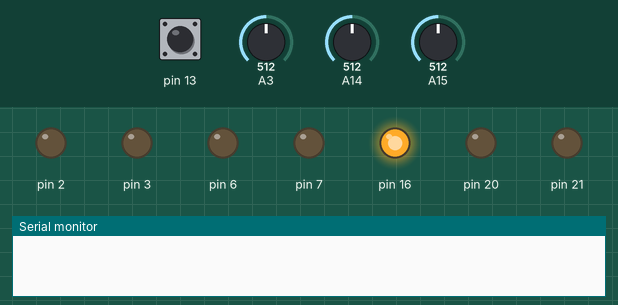
Recording of a sketch running on a simulated Arduino Mega 2560, built with avr-gcc and run on an emulated ATmega2560. Shown: output pins drawn as LEDs (lit = HIGH), the last lines printed to the serial monitor. The test bench sets the inputs (shaded band); at power-on: A14 = 512, pin 13 LOW, A3 = 512, A15 = 512.

Above: at 0.1 s.
At 1.4 s:
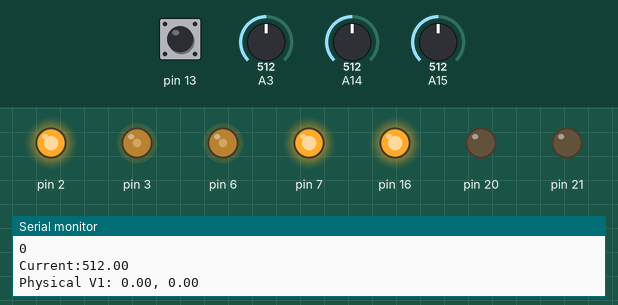
1.5 s: A14 set to 931
4.5 s: A14 set to 966
Timing chart, 0 to 7.5 s (numbered marks = the images above; inputs shaded):
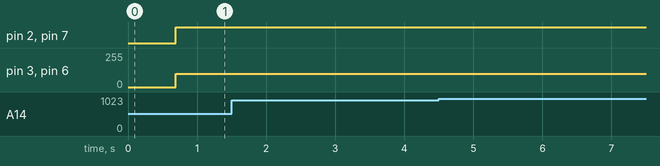

The sketch:

dc_2018.ino
```cpp
#include<math.h>
#include<array>
// For Vive:
#include <avr/io.h>
#include <avr/interrupt.h>
#define Vive1PIN 22 // the signal from the FRONT sensor
#define Vive2PIN 23 // the signal from the BACK sensor
#define DEG_PER_US 0.0216 // equal to (180 deg) / (8333 us)
#define DEG_TO_RADIAN 0.0174533 // pi/180
#define LIGHTHOUSEHEIGHT 3.5 // in feet
#define LIGHTHOUSEANGLE 30 // in degrees


// Center of block leeway
#define GOAL_LEEWAY 2.5 // in virtual coordinates
/*
 * Code is for Design Competition 2018
 * All code and strategy written by
 * Josh Cohen, Wyatt Cook, and The. Daniel Sours (and some from Nick Marchuk)
 */

// Our Enums

enum goalType {
  // Whether or not we are on the square or circle team
  circle,
  square
};

enum blockType {
  // Whether the block is a cube or a cylinder
  cube,
  cylinder
};

enum blockState {
  // This shows our assumed state of the block, in order of
  // least likely to be there to most likely to be there, plus unknown
  // This is going to be mostly on useful in the original stages of the blocks
  moved, // We are confident that we have moved it away physically
  invisible, // We tried to find it but didn't see it where we expected it
  unknown, // We haven't checked that block, also means probably on ellipse, especiallly in start
  seen // We have locked in on a block that we're fairly confident is in that position
};

enum ellipseState {
  // This says whether we are inside or outside of the ellipse
  inside, // We are inside the ellipse
  outside // We are outside the ellipse
};

enum searchState {
  // This is whether or not we are looking for blocks on the ellipse or
  // if we are just driving around scanning randomly
  ellipse, // We are looking for blocks around the ellipse,
  scanning // We are just scanning for blocks
};

enum attackState {
  // This will determine whether our robot is an attack or defense bot
  // For our multibot system
  // for clarification circle team with defense, will be messing with
  // the square team
  scoring, // We are trying to score points
  defending // we are trying to limit the opponent's point total
};

enum drivingState {
  // This will indicate what our robot is currently trying to accomplish
  holdingGoalBlock, // Our robot has our desired block in our possession; MOVE TO GOAL
  holdingEnemyBlock, // Our robot has the enemy's block in our possession; Discard it
  movingTowardsBlock, // We are on our way to a block we detected; stay locked in
  orienting, // We are moving our robot in order to eventually move towards a block; orient
  orientingWithBlock, // This is if we are holding a block and aren't ready to go straight to the goal yet.
  other
};

enum blockEngageState {
  outMoveIn, // Robot is outside, move inside and reapproach
  inMoveOut, // Robot is inside, move outside and reapproach
  moveBlockOrient, // obstacles in way of straightline, move block, reorient, reapproach
  straightApproach, // Robot should find straightline approach TODO(JCohner) call desiredOrientationPointStraight()
};

enum turningSpeed {
  fast,
  slow
};

// Our Structs

struct Point {
  // General Point struct
  double x;
  double y;
  Point(double xPos=0.0, double yPos=0.0):
    x(xPos), y(yPos){}
};

struct LightPoint {
  // Point struct for the "physical" address we are reading from the vive
  double x;
  double y;
  LightPoint(double xPos=0.0, double yPos=0.0):
    x(xPos), y(yPos){}
};

struct RawViveData {
  // A struct that contains both vive Points, and our heading
  LightPoint v1LightPoint;
  LightPoint v2LightPoint;
  double heading;
  RawViveData(LightPoint v1LP = LightPoint(), LightPoint v2LP = LightPoint(),
              double h = 0.0):
                v1LightPoint(v1LP), v2LightPoint(v2LP), heading(h){}
};

struct Circle {
  // Represents Circles on the board
  Point center;
  double radius;
  Circle(Point c=Point(), double r=0.0):center(c),
           radius(r){}
};

struct Square {
  // Represents Squares on the board
  Point center;
  double sideLength;
  Square(Point c=Point(), double s=0.0):center(c),
          sideLength(s){}
};

struct Block {
  // Represents a block on the board
  Point pos; //block's position
  blockType type; // whether it's a cube or cylinder
  blockState state; // Whether we believe it to be still on the ellipse or not
  Block(Point p=Point(), blockType t=cube,blockState s=unknown):
           pos(p), type(t), state(s){}
};

struct Robot {
  // Represents our robot on the board
  Point pos; // our robot's position (center)
  double heading; // the direction our robot is facing.
  // Heading goes from 0 to 360, 0 is facing directly to the right of our orientation,
  // 180 directly to left, 90 directly straight, -90 directly down (this can change)
  goalType team; // which team we are on
  Block desiredBlock; // The block we want (useful for orienting and moving towards block)
  searchState searching; // whether we are still on the ellipse or not
  attackState atk; // whether we are attacking or defending
  drivingState driving; // our driving state (whether we are going to block, etc.)
  blockEngageState approach; //how robot is approaching target block or positioning itself
  ellipseState inOrOut; //whether the robot is in or out of the ellipse
  Point goalPos; // This is mostly relevant for orienting, the goal's position we are going for
  turningSpeed turnSpeed; // Whether we are turning fast or slow
  Robot(Point p = Point(), double h = 0.0, goalType t = circle, Block b = Block(),
        searchState s = ellipse, attackState a = scoring,
        drivingState ds = orienting, Point gp = Point(), turningSpeed ts = fast):
          pos(p), heading(h), team(t), desiredBlock(b), searching(s),
          atk(a), driving(ds), goalPos(gp), turnSpeed(ts){}

};

// Vive struct

typedef struct {
  unsigned long changeTime[11];
  double horzAng;
  double vertAng;
  int useMe;
  int collected;
} viveSensor;


// Our Global Variables
Robot phoenix; // Phoenix is our robot object used throughout
Circle Circles[] = {Circle(Point(8.6, 53.5), 7.5), // Outer
                    Circle(Point(43.6, 29.5), 7.5), // Inner
                    Circle(Point(113.5, 8.0), 7.5) // Outer
};
Circle innerCircle = Circles[1];
Circle outerCircles[] = {Circles[0], Circles[2]};
Square Squares[] = {Square(Point(1.0, 2.0), 5.0), // Outer
                    Square(Point(5.0, -4.0), 5.0), // Inner
                    Square(Point(2.0, 0.0), 5.0) // Outer
};
Square innerSquare = Squares[1];
Square outerSquares[] = {Squares[0], Squares[2]};

// Vive Global Variables
volatile viveSensor V1, V2;
double xPos1, yPos1, xPos2, yPos2;
double xOld1 = 0, yOld1 = 0, xFilt1 = 0, yFilt1 = 0;
double xOld2 = 0, yOld2 = 0, xFilt2 = 0, yFilt2 = 0;


void setup() {
  Serial.begin(9600);
  motorSetup();
  currentSensorSetup();
  lasersSetup();
  viveSetup();
  lastSeenSetup();
  setupTripwire();
  // set up our phoenix robot based on what we have.
  // Normally circle is getTeam()
  phoenix = Robot(Point(), 0.0, circle, Block(), ellipse, getAttackState(), orienting, Point());
}

void loop() {

  // THINGS WE DO REGARDLESS OF STATE
  // First update our robot's position and direction
  setRobotPositionAndDirection(phoenix);
  printDebugging(phoenix);
  Serial.print("Desired angle: ");
  Serial.println(desiredAngle(phoenix, phoenix.desiredBlock.pos));
  //readingBlock(true);
  phoenix.goalPos = Circles[0].center;
  //printThreeCylinders(phoenix);
  turnOnTripwire();
  Serial.println(readTripwire());
  Serial.println(holdingBlock());


  // SWITCH ON STATE
  /*switch(phoenix.driving) {
    case holdingGoalBlock: dropOffBlock(phoenix);
    case holdingEnemyBlock: discardEnemyBlock(phoenix);
    case movingTowardsBlock: moveTowardsBlock(phoenix);
    case orienting: orientRobot(phoenix);
    case orientingWithBlock: orientWithBlock(phoenix);
  }
*/
  //rotateToAngle(phoenix, 0);
  moveMotors(100, 1, 100, 1);
  //driveTowardsPoint(phoenix, innerCircle.center);
  delay(500);

}
```

Block.ino
```cpp
#define BLOCK_TO_GOAL_COEFFICIENT .2
#define BOT_TO_BLOCK_COEFFICIENT .25
#define ROTATION_COEFFICIENT 5
#define TEAM_CIRCLE_PATH_COLLISION 3
#define CIRCLE_TEAM_OFFSET 100
#define SQUARE_TEAM_OFFSET 3


/*
 *
struct Block {
  // Represents a block on the board
  Point pos; //block's position
  blockType type; // whether it's a cube or cylinder
  blockState state; // Whether we believe it to be still on the ellipse or not
  Block(Point p=Point(), blockType t=cube,blockState s=unknown):
           pos(p), type(t), state(s){}
};
 */


Block cylinders[] = {Block(Point(10.8, 23.6), cylinder, unknown),
                     Block(Point(15.5, 39.7), cylinder, unknown),
                     Block(Point(25.3, 13.40), cylinder, unknown),
                     Block(Point(144.0, 3.0), cylinder, unknown),
                     Block(Point(144.0, 3.0), cylinder, unknown),
                     Block(Point(144.0, 3.0), cylinder, unknown),
                     Block(Point(144.0, 3.0), cylinder, unknown),
                     Block(Point(144.0, 3.0), cylinder, unknown),
                     Block(Point(144.0, 3.0), cylinder, unknown),
                     Block(Point(144.0, 3.0), cylinder, unknown),
                     Block(Point(144.0, 3.0), cylinder, unknown),
                     Block(Point(144.0, 3.0), cylinder, unknown)};


Block cubes[] = {Block(Point(17.3, 16.5), cube, unknown),
                 Block(Point(10.2, 31.8), cube, unknown),
                 Block(Point(23.4, 44), cube, unknown),
                 Block(Point(142.0, 3.0), cube, unknown),
                 Block(Point(142.0, 3.0), cube, unknown),
                 Block(Point(142.0, 3.0), cube, unknown),
                 Block(Point(142.0, 3.0), cube, unknown),
                 Block(Point(142.0, 3.0), cube, unknown),
                 Block(Point(142.0, 3.0), cube, unknown),
                 Block(Point(142.0, 3.0), cube, unknown),
                 Block(Point(142.0, 3.0), cube, unknown),
                 Block(Point(142.0, 3.0), cube, unknown)};


void printThreeCylinders(Robot& r) {
    for (int i = 0; i < 3; ++i) {
    printBlockEngageState(cylinders[i], r);
  }
}

Block determineBestBlock(Robot& r) {
  Block bestBlock;
  double minHeuristic = 100000;
  for (int i = 0; i < 12; ++i) {
    Block b;
    if (r.team == circle) {
      b = cylinders[i];
    } else {
      b = cubes[i];
    }
    double tempHeuristic = blockDeterminingHeuristic(b, r);
    if (tempHeuristic < minHeuristic) {
      bestBlock = b;
      minHeuristic = tempHeuristic;
    }
  }
  return bestBlock;
}

double blockDeterminingHeuristic(Block b, Robot& r) {
  /*
   * This determines the quality of a block, given whether or robot is inside or outside
   * Returns a value, which is a huge part of our robot design
   * TODO: Add a timer to not call this for 10 seconds or so to give us ample time to go for a block
   */
   double tempHeuristic = 0.0;
   if(r.team == circle) {
    tempHeuristic += (distance(findBestCircleGoal(b, r).center, b.pos)* BLOCK_TO_GOAL_COEFFICIENT);
   } else {
    tempHeuristic += (distance(findBestSquareGoal(b, r).center, b.pos) * BLOCK_TO_GOAL_COEFFICIENT);
   }
   tempHeuristic += (distance(b.pos, r.pos) * BOT_TO_BLOCK_COEFFICIENT);
   return tempHeuristic;
}

blockEngageState blockDetermineEngageState (Block b, const Robot& r) {
   /*
    * This determines the best enagagement approach for the relative position of block, robot, & goal
    * Returns a blockEngageState [outMoveIn, inMoveOut, moveBlockOrient, straightLine]
    * TODO: (JCohner) add heuristic altering values in blockDetermineHeuristic
    */

    if (r.team == circle) {
      // find which of outter circle is closer
      double distOutter1 = abs(b.pos.y - outerCircles[0].center.y);
      double distOutter2 = abs(b.pos.y - outerCircles[1].center.y);

      Circle bestOutter;
      if (distOutter1 < distOutter2) {
        bestOutter = outerCircles[0];
      } else {
        bestOutter = outerCircles[1];
      }

      ellipseState inOrOut = r.inOrOut;
      Circle goal;
      if (inOrOut == inside){
        goal = bestOutter;
      } else {
        goal = innerCircle;
      }
      printInEllipse(r);
      Serial.print("Goal position: ");
      Serial.print(goal.center.x);
      Serial.print(" x and ");
      Serial.print(goal.center.y);
      Serial.println(" y");

      //determine if closest enemy block interferes
      Block interferenceBlock1;
      Block interferenceBlock2;
      Block interferenceBlock;
      double minDistance = 10000;
      double minDistance2 = 10000;
      for (int ii = 0; ii < 12; ++ii){
         if (distance(b.pos, cubes[ii].pos) < minDistance) {
          interferenceBlock2 = interferenceBlock1;
          minDistance2 = minDistance;
          interferenceBlock1 = cubes[ii];
          minDistance = distance(b.pos, cubes[ii].pos);
         } else if (distance(b.pos, cubes[ii].pos) < minDistance2){
          interferenceBlock2 = cubes[ii];
          minDistance2 = distance(b.pos, cubes[ii].pos);
         }
      }
      if (distance(interferenceBlock1.pos, goal.center) < distance(interferenceBlock2.pos, goal.center)){
        interferenceBlock = interferenceBlock1;
      } else {
        interferenceBlock = interferenceBlock2;
      }

      Point blockInterferencePoint = Point(interferenceBlock.pos.x, interferenceBlock.pos.y);

      double approachAngle = angleBetween2Points(b.pos, goal.center);
      double approachDistance = distance(b.pos, goal.center);

      double offsetAngle = approachAngle + M_PI/2;
      Circle adjustedGoal1 = goal;
      Circle adjustedGoal2 = goal;

      double angleBlockToAdjGoal1;
      double angleBlockToAdjGoal2;
      double slopeToAdjusted1;
      double slopeToAdjusted2;
      /*
      double angleInterferenceToAdjGoal1; = angleBetween2Points(blockInterferencePoint, adjustedGoal1.center);
      double angleInterferenceToAdjGoal2; = angleBetween2Points(blockInterferencePoint, adjustedGoal2.center);
      */
      if ((b.pos.x - goal.center.x) * (b.pos.y - goal.center.y) > 0){
        //quad 1 and 3 y = mx + b, m = adjustedGoal1.center.y/adjustedGoal.center.x
        adjustedGoal1.center.x = goal.center.x - (cos(offsetAngle) * CIRCLE_TEAM_OFFSET);
        adjustedGoal1.center.y = goal.center.y + (sin(offsetAngle) * CIRCLE_TEAM_OFFSET);
        adjustedGoal2.center.x = goal.center.x + (cos(offsetAngle) * CIRCLE_TEAM_OFFSET);
        adjustedGoal2.center.y = goal.center.y - (sin(offsetAngle) * CIRCLE_TEAM_OFFSET);
        /*
        angleBlockToAdjGoal1 = angleBetween2Points(b.pos, adjustedGoal1.center);
        angleBlockToAdjGoal2 = angleBetween2Points(b.pos, adjustedGoal2.center);
        */
        slopeToAdjusted1 = adjustedGoal1.center.y/adjustedGoal1.center.x;
        slopeToAdjusted2 = adjustedGoal2.center.y/adjustedGoal2.center.x;
        if ((blockInterferencePoint.y < (slopeToAdjusted1 * blockInterferencePoint.x)) && (blockInterferencePoint.y > (slopeToAdjusted2 * blockInterferencePoint.x))){
           Serial.println(b.pos.x);
           return moveBlockOrient;
        } else {
          return straightApproach;
        }
      } else {
        //quad 2 and 4 y = -mx + b, m = adjustedGoal1.center.y/adjustedGoal.center.x
        adjustedGoal1.center.x = goal.center.x + (cos(offsetAngle) * CIRCLE_TEAM_OFFSET);
        adjustedGoal1.center.y = goal.center.y + (sin(offsetAngle) * CIRCLE_TEAM_OFFSET);
        adjustedGoal2.center.x = goal.center.x - (cos(offsetAngle) * CIRCLE_TEAM_OFFSET);
        adjustedGoal2.center.y = goal.center.y - (sin(offsetAngle) * CIRCLE_TEAM_OFFSET);
        /*
        angleBlockToAdjGoal1 = angleBetween2Points(b.pos, adjustedGoal1.center);
        angleBlockToAdjGoal2 = angleBetween2Points(b.pos, adjustedGoal2.center);
        */
        slopeToAdjusted1 = adjustedGoal1.center.y/adjustedGoal1.center.x;
        slopeToAdjusted2 = adjustedGoal2.center.y/adjustedGoal2.center.x;
        if ((blockInterferencePoint.y < (-(slopeToAdjusted1) * blockInterferencePoint.x)) && (blockInterferencePoint.y > (-(slopeToAdjusted2) * blockInterferencePoint.x))){
           Serial.println(b.pos.x);
           return moveBlockOrient;
        } else {
          return straightApproach;
        }
      }

    } else { //Square team

    }
 }
```

Square.ino
```cpp
Square findNearestSquare(Point p) {
  /*
   * given a point, go through the squares array and
   * find the nearest square goal to go to
   */
   Square ret;
   double minDistance = 10000;
   for (int i =0; i <3; ++i) {
    double tempDistance = distance(Squares[i].center, p);
    if (tempDistance <= minDistance) {
      ret = Squares[i];
      minDistance = tempDistance;
    }
   }
   return ret;
}

Point findNearestEdge(Square s, Point p) {
  /*
   * Given a square and our robot's pont, finds the nearest point
   * along the edge to our robot.
   * This is basically transcribing a circle into the square then calling the circle func
   */
   double cornerDist = (double)s.sideLength * (double)sqrt(2) * .5;
   return findNearestEdge(Circle(s.center, cornerDist), p);
}


Square findBestSquareGoal(Block b, Robot r) {
  /*
   * This will find the best square goal to go to, depending on
   * whether we are outside or inside, and then determining on distance
   */
   Square bestGoal;
   double minDistance = 1000.0;
   if (robotEllipseState(r) == inside) {
    // If our robot is inside we want to bring it outside
    for (int i = 0; i < 2; ++i) {
      double blockDistance = distance(outerSquares[i].center, b.pos);
      if (blockDistance < minDistance) {
        minDistance = blockDistance;
        bestGoal = outerSquares[i];
      }
    }
   } else {
    // Our robot is outside, so we want to check it inside, basically just return
    // The only inside goal
    bestGoal = innerSquare;
   }
   return bestGoal;
}

bool inSquareGoal(Robot r) {
  /*
   * Checks to see if we are by the center of a circle goal (has some leeway)
   */
   for (int i = 0; i < 3; ++i) {
    Square s = Squares[i];
    // If we're fairly close to center return true
    if (distance(s.center, r.pos) < GOAL_LEEWAY) {
      return true;
    }
   }
   // If we were never that close, return false
   return false;
}
```

Source omitted: Circle.ino (2418 bytes), Point.ino (8092 bytes), Robot.ino (16069 bytes), Utility.ino (6190 bytes), Vive.ino (4148 bytes)
